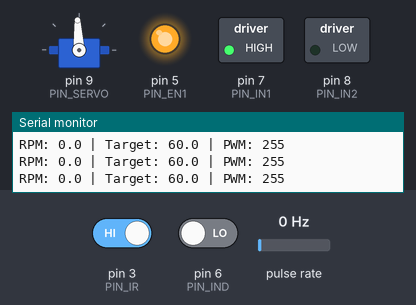
Bench run of a sketch on a simulated Arduino Uno, built with avr-gcc and run on an emulated ATmega328P. Shown: servo, switched loads named in the sketch (green lamp = pin HIGH), output pins drawn as LEDs (lit = HIGH), the last lines printed to the serial monitor. Wiring (inferred from the names in the program): pulse sensor: data pin 2. The inputs (shaded band) are chosen by the test bench; at power-on: pulse rate 0 Hz, pin 3 (PIN_IR) HIGH, pin 6 (PIN_IND) LOW.

Above: at 6.2 s.
6.3 s: pulse rate (sensor on pin 2) set to 26 Hz
9.3 s: pulse rate (sensor on pin 2) set to 28 Hz
12.3 s: pin 3 (PIN_IR) driven LOW
At 12.44 s:
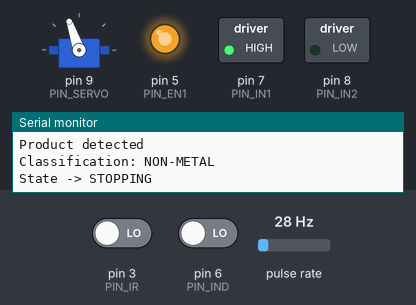
At 12.9 s:
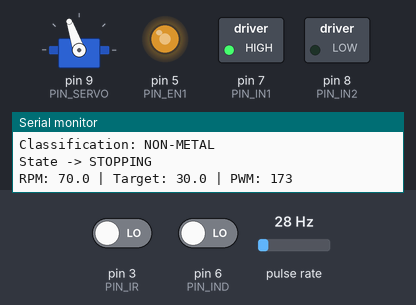
15.3 s: pin 3 (PIN_IR) driven HIGH
At 16.4 s:
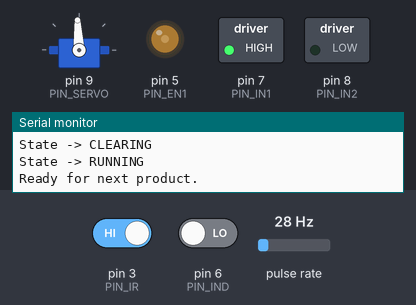
18.3 s: pulse rate (sensor on pin 2) set to 4 Hz
21.3 s: pulse rate (sensor on pin 2) set to 50 Hz
At 24.2 s:
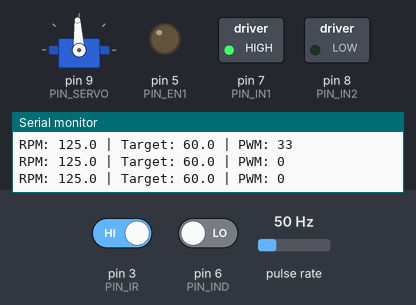
Timing chart, 0 to 25.3 s (numbered marks = the images above; inputs shaded):
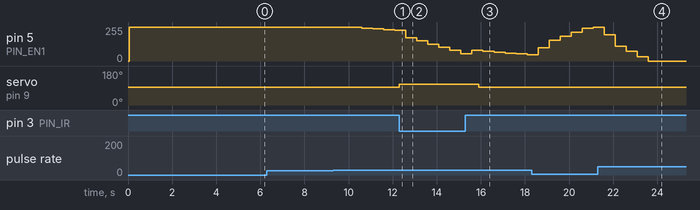

Measured:
- after the input at 12.3 s, servo on pin 9 (PIN_SERVO): 93° → 109° at once
- after the input at 15.3 s, servo on pin 9 (PIN_SERVO): 109° → 93° after 0.60 s
- after the input at 21.3 s, pin 5 (PIN_EN1): moves from 255/255 to 0/255 over 2.0 s, starting after 0.30 s

The sketch:

Conveyor_sorter.ino
```cpp
#include <Servo.h>

// =====================================================
// 1. PINS
// =====================================================
const byte ENCODER_PIN = 2;
const byte PIN_IR = 3;
const byte PIN_IND = 6;

const byte PIN_EN1 = 5;
const byte PIN_IN1 = 7;
const byte PIN_IN2 = 8;

const byte PIN_SERVO = 9;

// =====================================================
// 2. SENSOR LOGIC
// =====================================================
#define IR_ACTIVE_LEVEL LOW
#define IND_ACTIVE_LEVEL HIGH

// =====================================================
// 3. RPM / ENCODER
// =====================================================
const float PULSES_PER_REV = 24.0;

const unsigned long RPM_SAMPLE_MS = 500;

const float SPEED_RUN_RPM  = 60.0;
const float SPEED_SLOW_RPM = 30.0;

volatile unsigned long encoderPulses = 0;
unsigned long lastRpmSample = 0;

float measuredRPM = 0.0;
float targetRPM = SPEED_RUN_RPM;

// =====================================================
// 4. PID
// =====================================================
const float KP = 1.0;
const float KI = 1.2;
const float KD = 0.02;

const float BASE_PWM = 170.0;
const float INTEGRAL_LIMIT = 100.0;

float integral = 0.0;
float previousError = 0.0;
float pidOut = 0.0;

int motorPWM = 0;

// =====================================================
// 5. SERVO
// =====================================================
Servo sorter;

const int SERVO_DEFAULT_US = 1500;
const int SERVO_METAL_US = 1333; //-30
const int SERVO_NONMETAL_US = 1667; //+30

const unsigned long SERVO_MOVE_MS = 400;
const unsigned long SENSOR_TO_SERVO_MS = 500;
const unsigned long SERVO_RETURN_MS = 400;

const unsigned long SENSOR_CLEAR_DEBOUNCE_MS = 100;

// =====================================================
// 6. STATES
// =====================================================
enum State {
  RUNNING,
  STOPPING,
  INSPECTING,
  SORTING,
  CLEARING
};

State state = RUNNING;

unsigned long stateStart = 0;

bool previousProductDetected = false;
bool metalFound = false;

bool sensorClearTimerRunning = false;
unsigned long sensorClearSince = 0;

// =====================================================
// 7. ENCODER INTERRUPT
// =====================================================
void encoderISR() {
  encoderPulses++;
}

// =====================================================
// 8. MOTOR
// =====================================================
void motorDirection(bool forward) {
  digitalWrite(PIN_IN1, forward ? HIGH : LOW);
  digitalWrite(PIN_IN2, forward ? LOW : HIGH);
}

void motorWrite(int pwm) {
  motorPWM = constrain(pwm, 0, 255);
  analogWrite(PIN_EN1, motorPWM);
}

// =====================================================
// 9. PID SPEED CONTROL
// =====================================================
void updateSpeed() {
  unsigned long now = millis();

  if (now - lastRpmSample < RPM_SAMPLE_MS) {
    return;
  }

  unsigned long elapsed = now - lastRpmSample;
  lastRpmSample = now;

  unsigned long pulses;

  noInterrupts();
  pulses = encoderPulses;
  encoderPulses = 0;
  interrupts();

  measuredRPM =
    (pulses * 60000.0) / (PULSES_PER_REV * elapsed);

  float dt = elapsed / 1000.0;

  // PID error
  float error = targetRPM - measuredRPM;

  // Proportional
  float P = KP * error;

  // Integral with anti-windup limit
  integral += error * dt;
  integral = constrain(
    integral,
    -INTEGRAL_LIMIT,
    INTEGRAL_LIMIT);

  float I = KI * integral;

  // Derivative
  float derivative = (error - previousError) / dt;
  float D = KD * derivative;

  // Required PWM
  pidOut = BASE_PWM + P + I + D;

  pidOut = constrain(pidOut, 0, 255);

  // When target speed is zero, stop the motor.
  if (targetRPM <= 0) {
    pidOut = 0;
    integral = 0;
  }

  motorWrite((int)pidOut);

  previousError = error;

  Serial.print(F("RPM: "));
  Serial.print(measuredRPM, 1);

  Serial.print(F(" | Target: "));
  Serial.print(targetRPM, 1);

  Serial.print(F(" | PWM: "));
  Serial.println(motorPWM);
}

// =====================================================
// 10. SENSOR READING
// =====================================================
bool irDetected() {
  return digitalRead(PIN_IR) == IR_ACTIVE_LEVEL;
}

bool metalDetected() {
  return digitalRead(PIN_IND) == IND_ACTIVE_LEVEL;
}

// =====================================================
// 11. CHANGE STATE
// =====================================================
void changeState(State newState) {
  state = newState;
  stateStart = millis();

  const char* names[] = {
    "RUNNING",
    "STOPPING",
    "INSPECTING",
    "SORTING",
    "CLEARING"
  };

  Serial.print(F("State -> "));
  Serial.println(names[newState]);
}

// =====================================================
// 12. PRODUCT DETECTION
// =====================================================
void updateProductDetection() {
  bool detected = irDetected();

  // A new product has just reached the IR sensor.
  if (detected && !previousProductDetected && state == RUNNING) {

    Serial.println(F("Product detected"));

    // Slow down the conveyor.
    targetRPM = SPEED_SLOW_RPM;

    // Classify the product using the inductive sensor.
    metalFound = metalDetected();

    Serial.print(F("Classification: "));
    Serial.println(
      metalFound ? F("METAL") : F("NON-METAL"));

    // Move the servo to the selected sorting position.
    if (metalFound) {
      sorter.writeMicroseconds(SERVO_METAL_US);
    } else {
      sorter.writeMicroseconds(SERVO_NONMETAL_US);
    }

    changeState(STOPPING);
  }

  // Detect when the product has cleared the IR sensor.
  if (!detected) {
    if (!sensorClearTimerRunning) {
      sensorClearSince = millis();
      sensorClearTimerRunning = true;
    }
  } else {
    sensorClearTimerRunning = false;
  }

  previousProductDetected = detected;
}

// =====================================================
// 13. MAIN SORTING STATE MACHINE
// =====================================================
void updateSorting() {
  unsigned long now = millis();

  switch (state) {

    case RUNNING:
      // Normal conveyor speed.
      targetRPM = SPEED_RUN_RPM;
      break;

    case STOPPING:
      // The conveyor slows down; it does not stop completely.
      // Wait for the product to clear the IR sensor.
      if (sensorClearTimerRunning && now - sensorClearSince >= SENSOR_CLEAR_DEBOUNCE_MS && now - stateStart >= SERVO_MOVE_MS) {

        // Resume normal speed while the product travels
        // from the IR sensor toward the sorting servo.
        targetRPM = SPEED_RUN_RPM;

        changeState(INSPECTING);

        Serial.println(
          F("IR cleared. Waiting for product travel time."));
      }
      break;

    case INSPECTING:
      // Keep the sorting position while the product travels.
      if (now - stateStart >= SENSOR_TO_SERVO_MS) {

        // Return the servo to its default position.
        sorter.writeMicroseconds(SERVO_DEFAULT_US);

        changeState(SORTING);

        Serial.println(F("Sorting position completed."));
      }
      break;

    case SORTING:
      // Allow the servo to finish returning.
      if (now - stateStart >= SERVO_RETURN_MS) {
        changeState(CLEARING);
      }
      break;

    case CLEARING:
      // Prepare for the next product.
      metalFound = false;
      targetRPM = SPEED_RUN_RPM;

      changeState(RUNNING);

      Serial.println(F("Ready for next product."));
      break;
  }
}

void testMotorMaxSpeed() {
  motorDirection(true);
  analogWrite(PIN_EN1, 255);

  Serial.println(F("Testing maximum motor speed..."));

  delay(5000);

  noInterrupts();
  unsigned long pulses = encoderPulses;
  encoderPulses = 0;
  interrupts();

  Serial.print(F("Pulses in 5 seconds = "));
  Serial.println(pulses);

  float rpm = (pulses * 60000.0) / (PULSES_PER_REV * 5000.0);
  analogWrite(PIN_EN1, 0);

  Serial.print(F("Measured RPM = "));
  Serial.println(rpm, 1);
}

// =====================================================
// 14. SETUP
// =====================================================
void setup() {
  Serial.begin(9600);

  pinMode(ENCODER_PIN, INPUT_PULLUP);
  pinMode(PIN_IR, INPUT);
  pinMode(PIN_IND, INPUT);

  pinMode(PIN_EN1, OUTPUT);
  pinMode(PIN_IN1, OUTPUT);
  pinMode(PIN_IN2, OUTPUT);

  attachInterrupt(
    digitalPinToInterrupt(ENCODER_PIN),
    encoderISR,
    FALLING);

  motorDirection(true);
  motorWrite(0);

  sorter.attach(PIN_SERVO);
  sorter.writeMicroseconds(SERVO_DEFAULT_US);

  targetRPM = SPEED_RUN_RPM;
  lastRpmSample = millis();

  Serial.println(F("Smart Conveyor Sorting System"));
  Serial.println(F("Encoder=D2 | IR=D3 | Inductive=D6"));
  Serial.println(F("Motor: EN=D5, IN1=D7, IN2=D8"));
  Serial.println(F("Servo=D9"));

  changeState(RUNNING);
  testMotorMaxSpeed();
}

// =====================================================
// 15. MAIN LOOP
// =====================================================
void loop() {
  updateProductDetection();
  updateSorting();
  updateSpeed();
}
```
